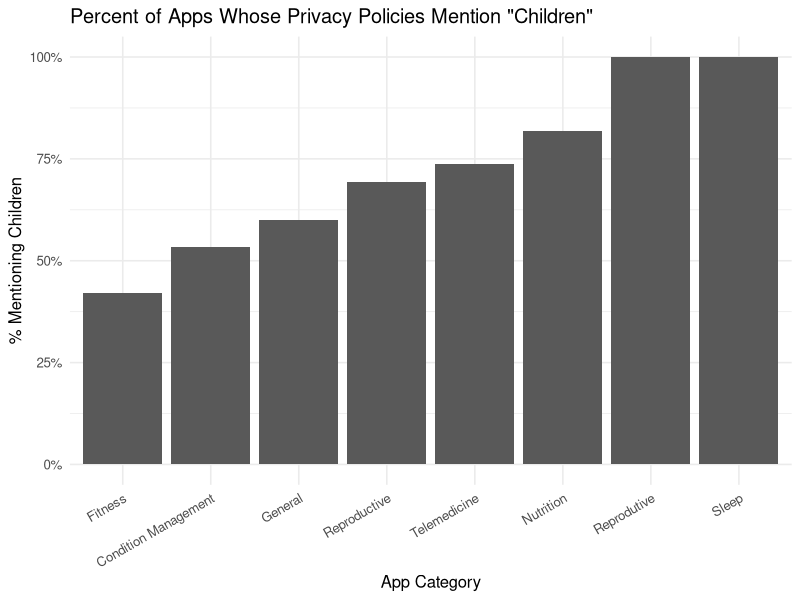
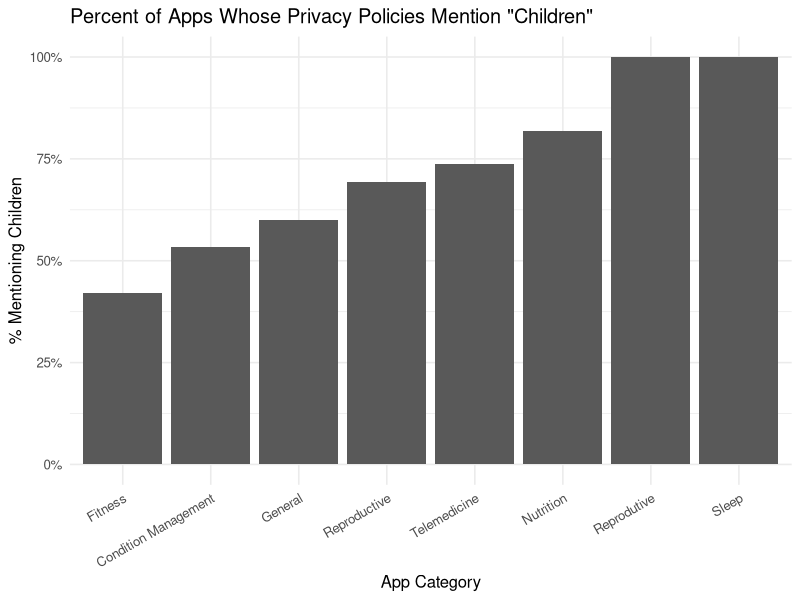

Source code (R) for these figures, in order:
# AUTHOR: Maia Forssman
# PURPOSE: preliminary text scraping for "children"
# OUTPUTS: 

setwd("~/Documents/GitHub/consumer-data/scripts/")

library(tidyverse)
library(readxl)
library(stringr)

# Reading in data
policy.texts <- read.csv("../data/all_privacy_policies.csv")
app.list <- read.csv("../data/privacy_policy_list.csv")

# Clean names of apps in app.list to prepare for merge
app.list <- app.list |>
  mutate(
    app = App.Name |>
      str_replace_all("[^A-Za-z]", ".")
  ) |>
  mutate_all(~str_remove(., "\\.$")) |>
  mutate_all(~str_remove(., "\\.$"))

# Merge app.list and data frame with privacy policies
merged <- app.list |>
  left_join(policy.texts, by="app") |>
  select(app, Category, file, text)

# Determining whether "children" is found in each privacy policy
merged <- merged |>
  mutate(
    mentions_children = str_detect(text, regex("\\bchildren\\b", 
                                               ignore_case = TRUE))
  )

# % of policies that mention "children"
mean(merged$mentions_children, na.rm = TRUE)

#  % of policies mentioning "children" by category
children_by_category <- merged |>
  group_by(Category) |>
  summarize(
    prop_children = mean(mentions_children, na.rm = TRUE)
  ) |>
  arrange(desc(prop_children))

# Create bar chart of average mentions of "children" by category
children_plot <- ggplot(children_by_category, aes(x = reorder(Category, 
                                        prop_children), y = prop_children)) +
  geom_col(show.legend=F) +
  scale_y_continuous(labels = scales::percent_format(accuracy = 1)) +
  labs(
    title = 'Percent of Apps Whose Privacy Policies Mention "Children"',
    x = "App Category",
    y = "% Mentioning Children"
  ) +
  theme_minimal(base_size = 12) +
  theme(axis.text.x = element_text(angle = 30, hjust = 1))

# Display the plot
children_plot

# Export the graph
ggsave(path.expand("~/Documents/GitHub/consumer-data/figures/mentions_children_by_category.png"),
       plot = children_plot)




